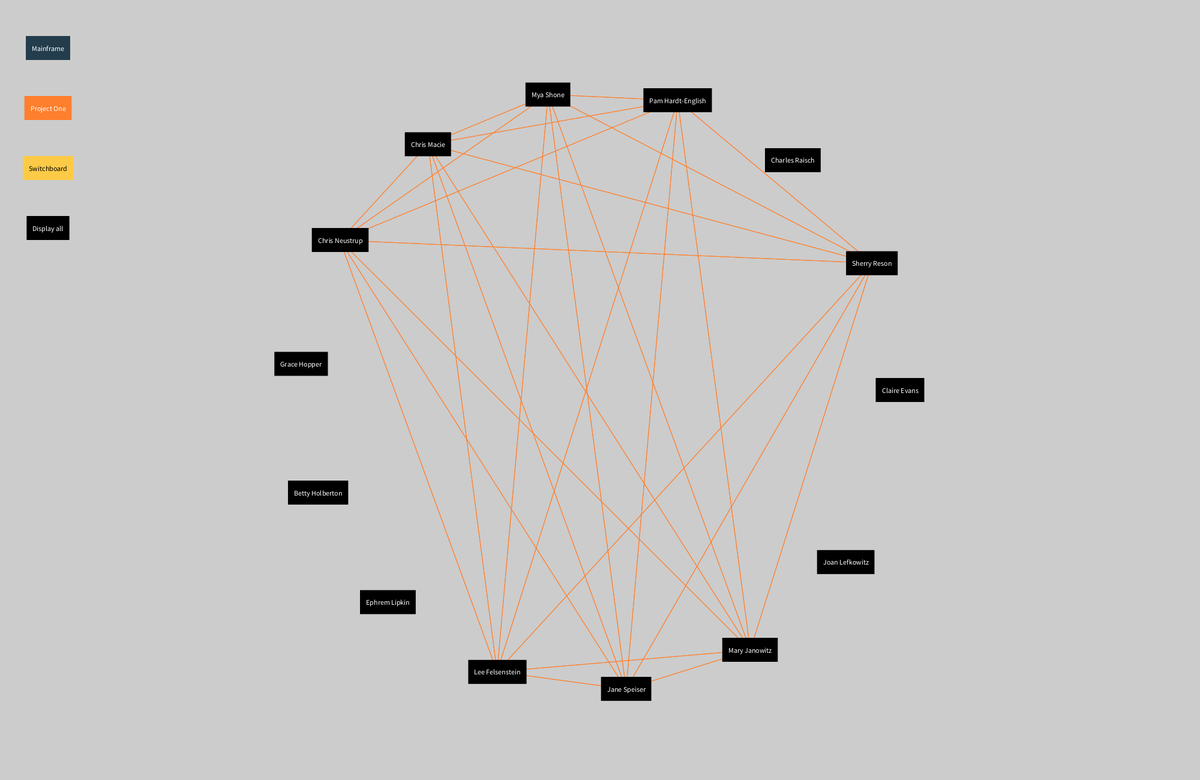
Frame 1 (no input)
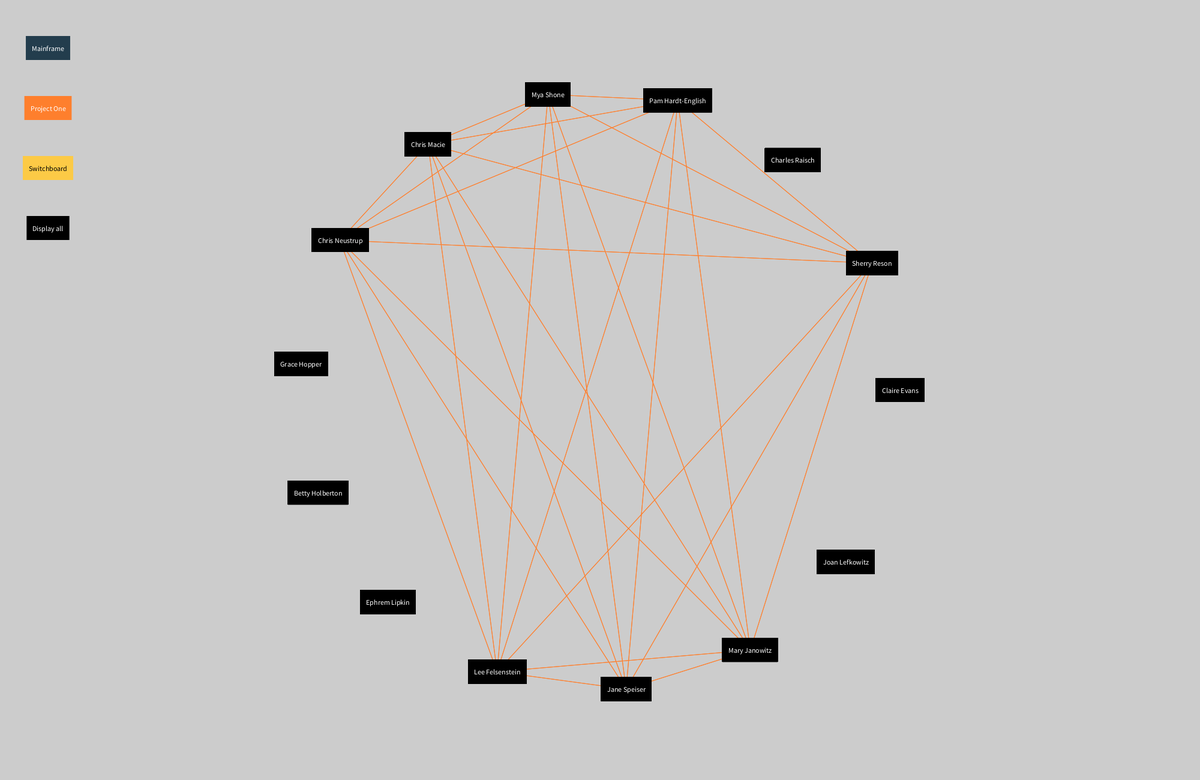
Frame 60 (the mouse pressed at the canvas centre just before this capture)
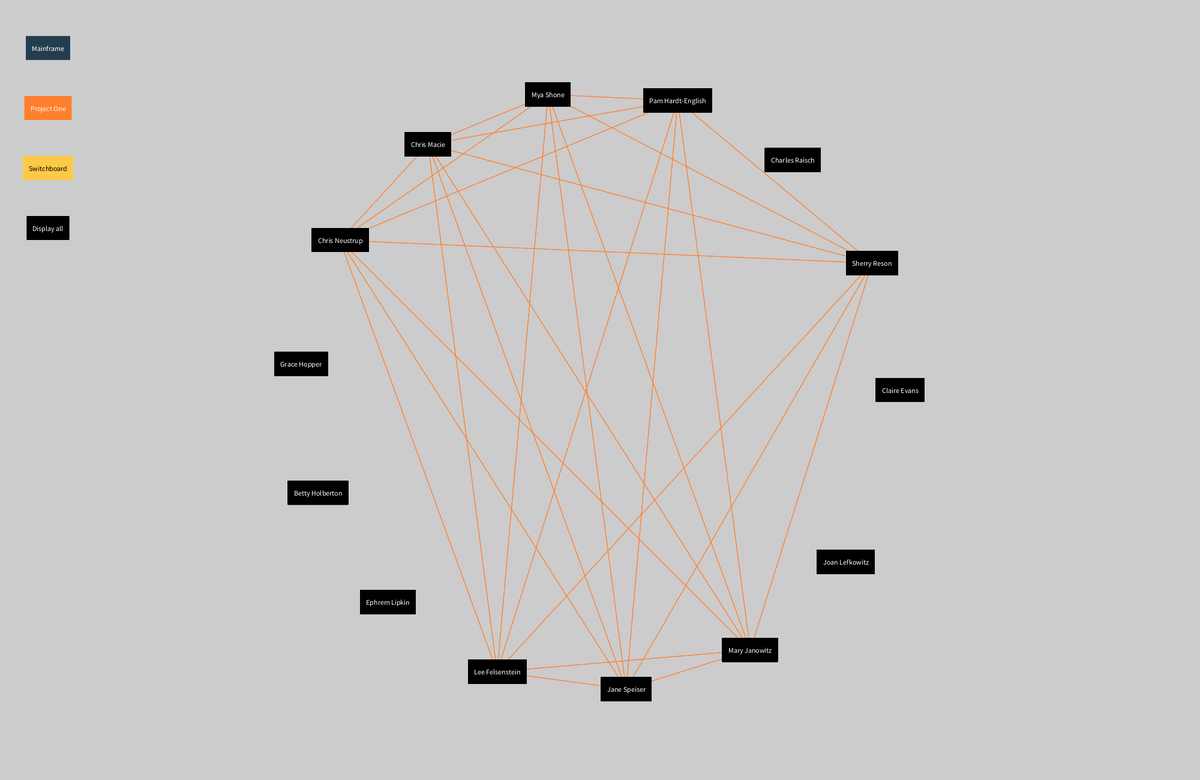
Frame 120 (the mouse held since frame 60 and released just before this capture)

The Processing sketch that drew these frames (run headless with seeded random() and noise(); from frame 60 on, the mouse is pressed at the canvas centre):

// Processing sketch: Project_One_Connections
// ── Project_One_Connections.pde
int r = 500;
boolean overButton = false;
boolean overMainframeButton = false;
boolean overProjectOneButton = false;
boolean overSwitchboardButton = false;
boolean overDisplayAllButton = false;
int hoveredEntryNumber;

Entry names[] = new Entry[14];


void setup() {
  size(2000, 1300);
  rectMode(CENTER);
  textAlign(CENTER, CENTER);
  fill(0);

  for (int i = 0; i < 14; i++) {
    names[i] = new Entry();
  }

  names[0].name  =  "Claire Evans";
  names[1].name  =  "Sherry Reson";
  names[2].name  =  "Charles Raisch";
  names[3].name  =  "Pam Hardt-English";
  names[4].name  =  "Mya Shone";
  names[5].name  =  "Chris Macie";
  names[6].name  =  "Chris Neustrup";
  names[7].name  =  "Grace Hopper";
  names[8].name  =  "Betty Holberton";
  names[9].name  =  "Ephrem Lipkin";
  names[10].name =  "Lee Felsenstein";
  names[11].name =  "Jane Speiser";
  names[12].name =  "Mary Janowitz";
  names[13].name =  "Joan Lefkowitz";


  for (int i = 0; i < names.length; i++) {
    float a = 360 - (360/names.length * i);

    float y = (sin(radians(a)) * r);
    float x = (cos(radians(a)) * r);

    names[i].x = x + width/2;
    names[i].y = y + height/2;
  }



  drawConnections(connectionsProjectOne, 254, 127, 45);
}

void draw() {
    //-------------------Boxfarbe--------------------
  for (int i = 0; i < names.length; i++) {
    fill(0);
    if (overButton && hoveredEntryNumber == i) {
      fill(255);
    }   
    noStroke();
    rect(names[i].x, names[i].y, textWidth(names[i].name) + 20, 40);
    
    //-------------------Textfarbe--------------------
    fill(255);
    if (overButton && hoveredEntryNumber == i) {
      fill(0);
    }
    text(names[i].name, names[i].x, names[i].y);
  }
}

// ── Entry.pde
class Entry {
  String name;
  float x;
  float y;
}

// ── buttons.pde
void drawSwitchButtons() {
  //button Mainframe
  fill(35, 61 ,77);
  noStroke();
  rect(80, 80, textWidth("Mainframe") + 20, 40);
  fill(255);
  text("Mainframe", 80, 80);

  //button ProjectOne
  fill(254 , 127, 45);
  noStroke();
  rect(80, 180, textWidth("Project One") + 20, 40);
  fill(255);
  text("Project One", 80, 180);

  //button Switchboard
  fill(252 , 202, 70);
  noStroke();
  rect(80, 280, textWidth("Switchboard") + 20, 40);
  fill(0);
  text("Switchboard", 80, 280);

  //button DisplayAll
  fill(0);
  noStroke();
  rect(80, 380, textWidth("Display all") + 20, 40);
  fill(255);
  text("Display all", 80, 380);
}

void checkSwitchButtons() {
  overMainframeButton = false;
  overProjectOneButton = false;
  overSwitchboardButton = false;
  overDisplayAllButton = false;

  if (dist(80, 80, mouseX, mouseY ) < 50) {
    overMainframeButton = true;
  }
  if (dist(80, 180, mouseX, mouseY ) < 50) {
    overProjectOneButton = true;
  }
  if (dist(80, 280, mouseX, mouseY ) < 50) {
    overSwitchboardButton = true;
  }
  if (dist(80, 380, mouseX, mouseY ) < 50) {
    overDisplayAllButton = true;
  }
}

// ── connections.pde
boolean[][] connectionsMainframe = 
  {//0    1       2       3     4     5     6     7     8     9     10    11    12    13
  {false, false, false, false, false, false, false, false, false, false, false, false, false, false}, //Claire
  {false, false, false, true , true , true , true , true , false, false, false, false, false, false}, //Sherry
  {false, false, false, false, false, false, false, false, false, false, false, false, false, false}, //Charles
  {false, true , false, false, true , true , true , true , true , false, true , false, false, false}, //Pam
  {false, true , false, true , false, true , true , true , true , false, true , false, false, false}, //Mya
  {false, true , false, true , true , false, true , true , true , false, true , false, false, false}, //Chris M
  {false, true , false, true , true , true , true , true , true , false, true , false, false, false}, //Chris N.
  {false, true , false, true , true , true , true , true , true , false, true , false, false, false}, //Grace
  {false, true , false, true , true , true , true , true , true , false, true , false, false, false}, //Betty
  {false, false, false, false, false, false, false, false, false, false, false, false, false, false}, //Ephrem
  {false, true , false, true , true , true , true , true , true , false, false, false, false, false}, //Lee
  {false, false, false, false, false, false, false, false, false, false, false, false, false, false}, //Jane
  {false, false, false, false, false, false, false, false, false, false, false, false, false, false}, //Mary
  {false, false, false, false, false, false, false, false, false, false, false, false, false, false}  //Joan 
};

boolean[][] connectionsProjectOne = 
  {//0     1     2     3     4     5     6     7     8     9     10    11    12    13
  {false, false, false, false, false, false, false, false, false, false, false, false, false, false}, //Claire
  {false, false, false, true , true , true , true , false, false, false, true , true , true , false}, //Sherry
  {false, false, false, false, false, false, false, false, false, false, false, false, false, false}, //Charles
  {false, true , false, false, true , true , true , false, false, false, true , true , true , false}, //Pam
  {false, true , false, true , false, true , true , false, false, false, true , true , true , false}, //Mya
  {false, true , false, true , true , false, true , false, false, false, true , true , true , false}, //Chris M
  {false, true , false, true , true , true , false, false, false, false, true , true , true , false}, //Chris N.
  {false, false, false, false, false, false, false, false, false, false, false, false, false, false}, //Grace
  {false, false, false, false, false, false, false, false, false, false, false, false, false, false}, //Betty
  {false, false, false, false, false, false, false, false, false, false, false, false, false, false}, //Ephrem
  {false, true , false, true , true , true , true , false, false, false, false, true , true , false}, //Lee
  {false, true , false, true , true , true , true , false, false, false, true , false, true , false}, //Jane
  {false, true , false, true , true , true , true , false, false, false, true , true , false, false}, //Mary
  {false, false, false, false, false, false, false, false, false, false, false, false, false, false}  //Joan

};

boolean[][] connectionsSwitchboard = 
  {//0     1     2     3     4     5     6     7     8     9     10    11    12    13
  {false, false, false, false, false, false, false, false, false, false, false, false, false, false}, //Claire
  {false, false, false, false, false, false, false, false, false, false, false, false, false, false}, //Sherry
  {false, false, false, false, false, false, false, false, false, false, false, false, false, false}, //Charles
  {false, false, false, false, false, true , true , false, false, true , false, false, false, false}, //Pam
  {false, false, false, false, false, false, false, false, false, false, false, false, false, false}, //Mya
  {false, false, true , false, false, false, true , false, false, true , false, false, false, false}, //Chris M
  {false, false, true , false, false, true , false, false, false, true , false, false, false, false}, //Chris N.
  {false, false, false, false, false, false, false, false, false, false, false, false, false, false}, //Grace
  {false, false, false, false, false, false, false, false, false, false, false, false, false, false}, //Betty
  {false, false, true , false, false, true , true , false, false, false, false, false, false, false}, //Ephrem
  {false, false, false, false, false, false, false, false, false, false, false, false, false, false}, //Lee
  {false, false, false, false, false, false, false, false, false, false, false, false, false, false}, //Jane
  {false, false, false, false, false, false, false, false, false, false, false, false, false, false}, //Mary
  {false, false, false, false, false, false, false, false, false, false, false, false, false, false}  //Joan
};

// ── drawConnections.pde
void drawConnections(boolean[][] connectionsArray, int R, int G, int B){
  
  drawSwitchButtons();
  for (int i = 0; i < connectionsArray.length; i++) {
    for (int j = 0; j < connectionsArray[i].length; j++) {
      if(connectionsArray[i][j]){
        stroke(R,G,B);
        line(names[i].x, names[i].y, names[j].x, names[j].y);
      }
    }
  }
}

// ── hover.pde
void checkButtons() {

  for (int i = 0; i < names.length; i++) {
    if (dist(names[i].x, names[i].y, mouseX, mouseY ) < 50) {
      overButton = true;
      hoveredEntryNumber = i;
      break;
    } else {
      overButton = false;
    }
  }

  checkSwitchButtons();
}

void mousePressed() {
  if (overButton) { 
    String[] list = split(names[hoveredEntryNumber].name, " ");
    link("https://google.com/" + "search?q=" + list[0] + "+" + list[1] + "+Resource+one"); //list [0] = Vorname // list [1] = Nachname
  }

  if (overMainframeButton) {
    background(200);
    drawConnections(connectionsMainframe, 35, 61, 77);
  }
  if (overProjectOneButton) {
    background(200);
    drawConnections(connectionsProjectOne, 254, 127, 45);
  }
  if (overSwitchboardButton) {
    background(200);
    drawConnections(connectionsSwitchboard, 252, 202, 70);
  }
  if (overDisplayAllButton) {
    background(200);
    drawConnections(connectionsMainframe, 35, 61, 77);
    drawConnections(connectionsProjectOne, 254, 127, 45);
    drawConnections(connectionsSwitchboard, 252, 202, 70);
    
  }
}

void mouseMoved() { 
  checkButtons();
}

void mouseDragged() {
  checkButtons();
}
